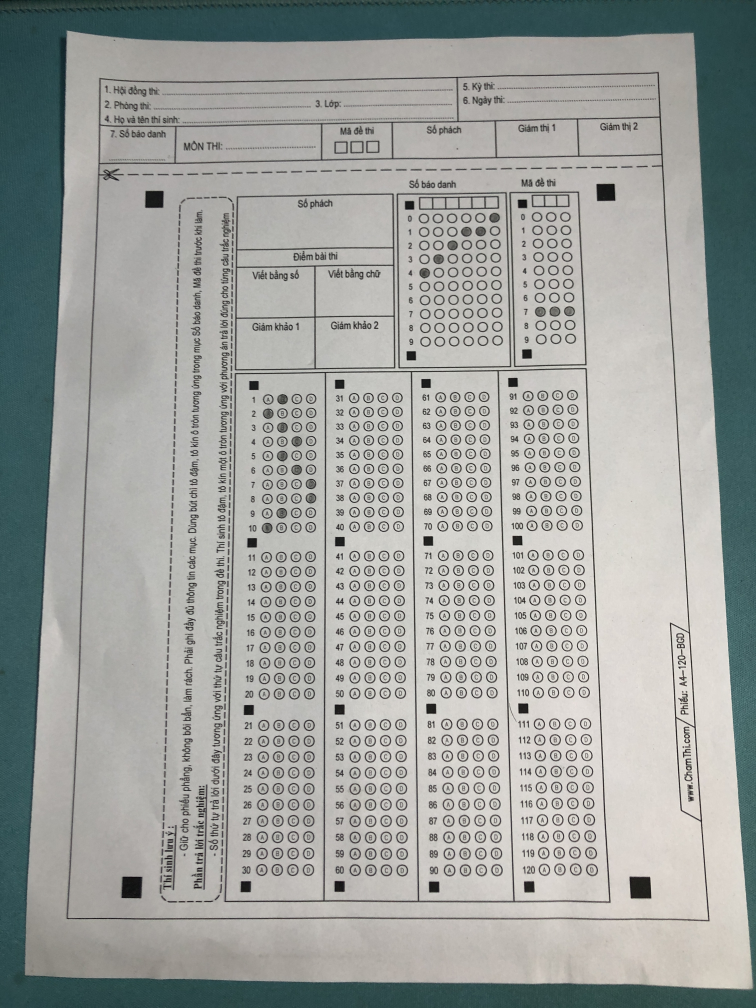
#> input picture IMG_6003.JPG, 3024 x 4032 px (shown at 1/4 size)
$ python chapter3.py
#> lines starting #> are read from the running program, lines starting #| are printed output that depends on the picture
import cv2

import numpy as np

img = cv2.imread('IMG_6003.JPG')
#> img is the input picture: shape (4032, 3024, 3); mean B, G, R 157.7, 161, 157.9
img_resize = cv2.resize(img, (800, 800))
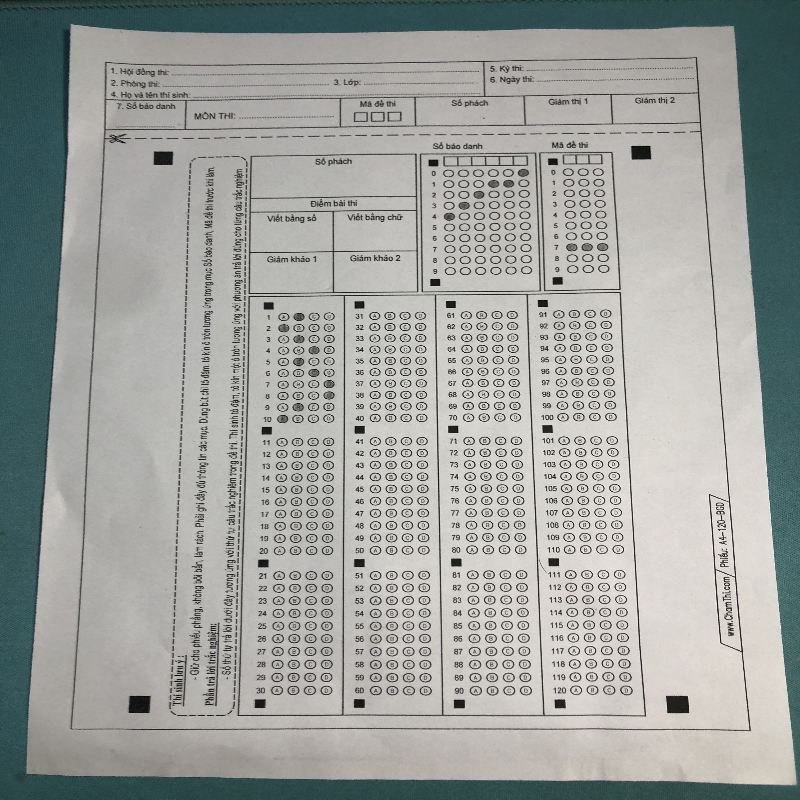
#> img_resize: shape (800, 800, 3); mean B, G, R 157.6, 160.9, 157.8
img_cropped = img[0:400, 400:800]
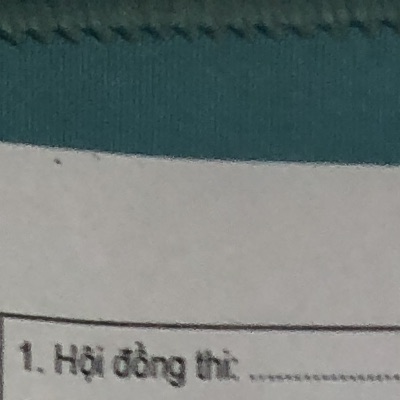
#> img_cropped: shape (400, 400, 3); mean B, G, R 120.5, 122.4, 112.9

cv2.imshow('Image', img_resize)
cv2.imshow('Image crop', img_cropped)

cv2.waitKey(0)

$ run again, with IMG_6004.JPG copied over IMG_6003.JPG
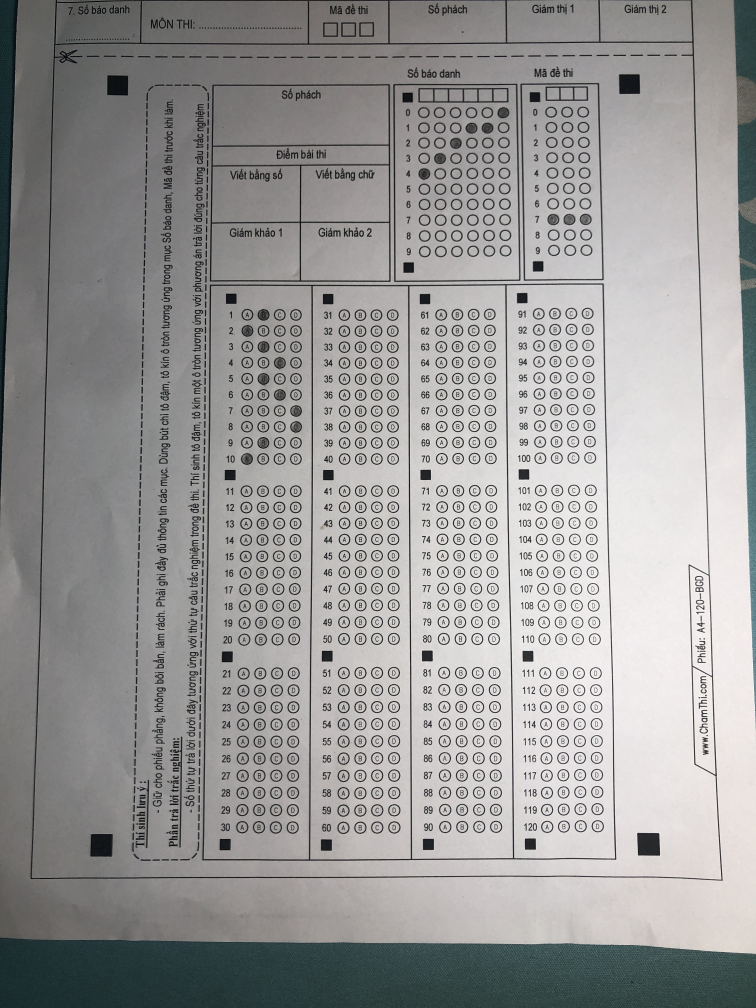
#> input picture IMG_6004.JPG, 3024 x 4032 px (shown at 1/4 size)
#> img is the input picture: shape (4032, 3024, 3); mean B, G, R 152.1, 152.9, 153.3
#> `img_resize = cv2.resize(img, (800, 800))`:
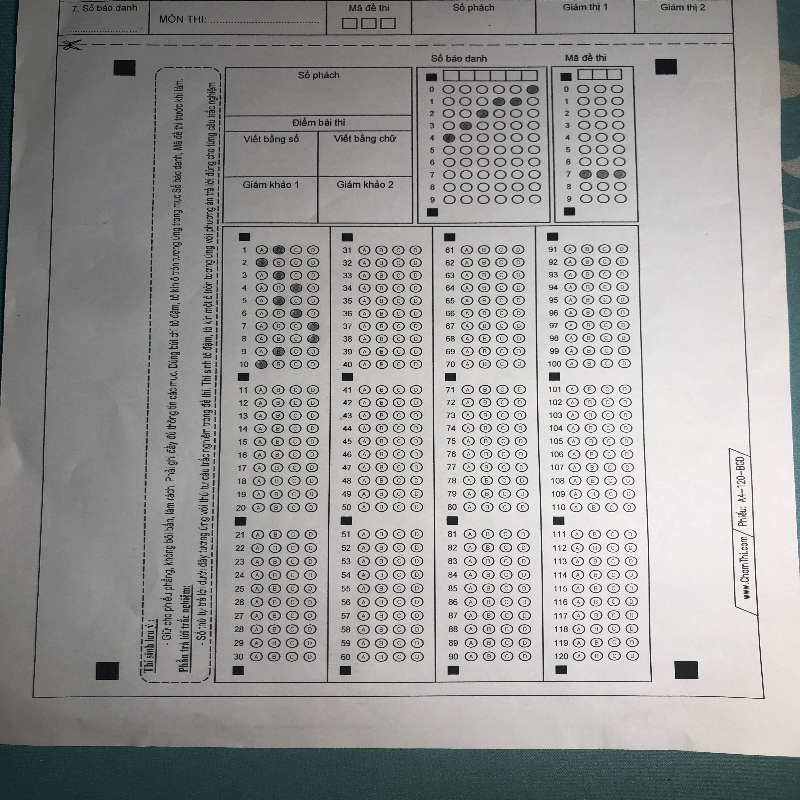
#> img_resize: shape (800, 800, 3); mean B, G, R 152, 152.8, 153.2
#> `img_cropped = img[0:400, 400:800]`:
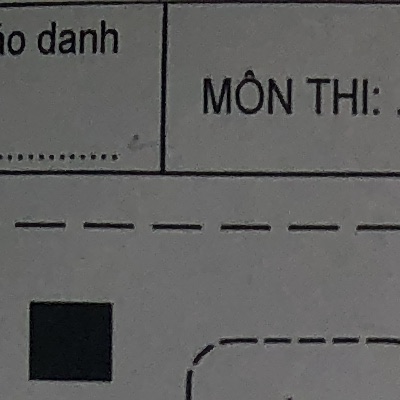
#> img_cropped: shape (400, 400, 3); mean B, G, R 95.5, 96.2, 96.3

$ run again, with IMG_6006.JPG copied over IMG_6003.JPG
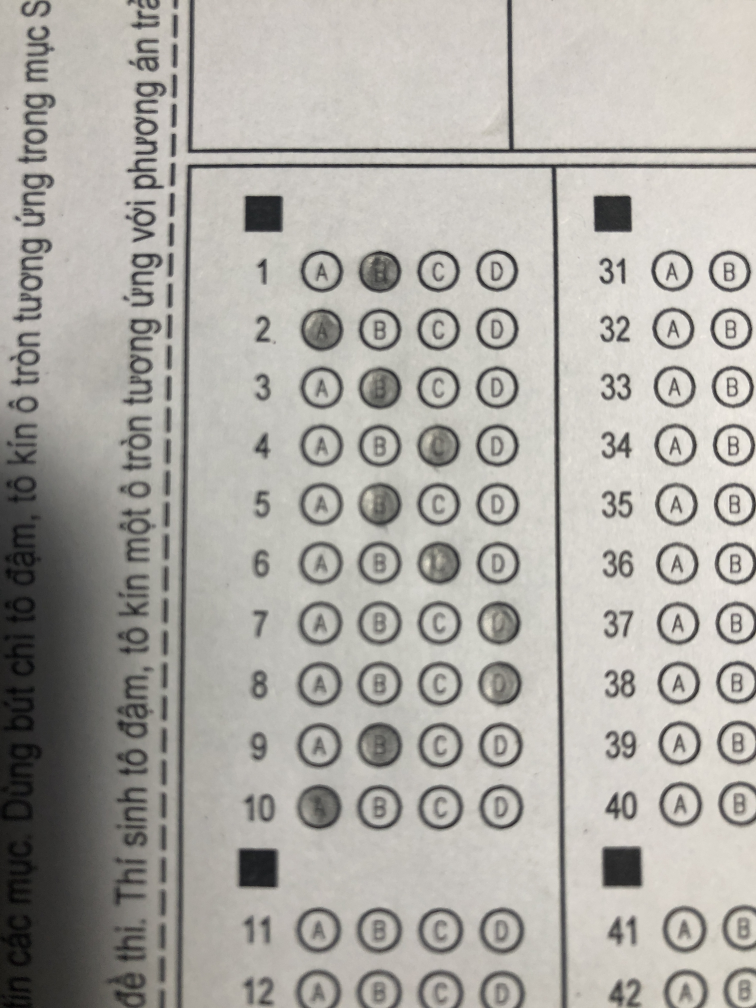
#> input picture IMG_6006.JPG, 3024 x 4032 px (shown at 1/4 size)
#> img is the input picture: shape (4032, 3024, 3); mean B, G, R 164.8, 170.2, 172.7
#> `img_resize = cv2.resize(img, (800, 800))`:
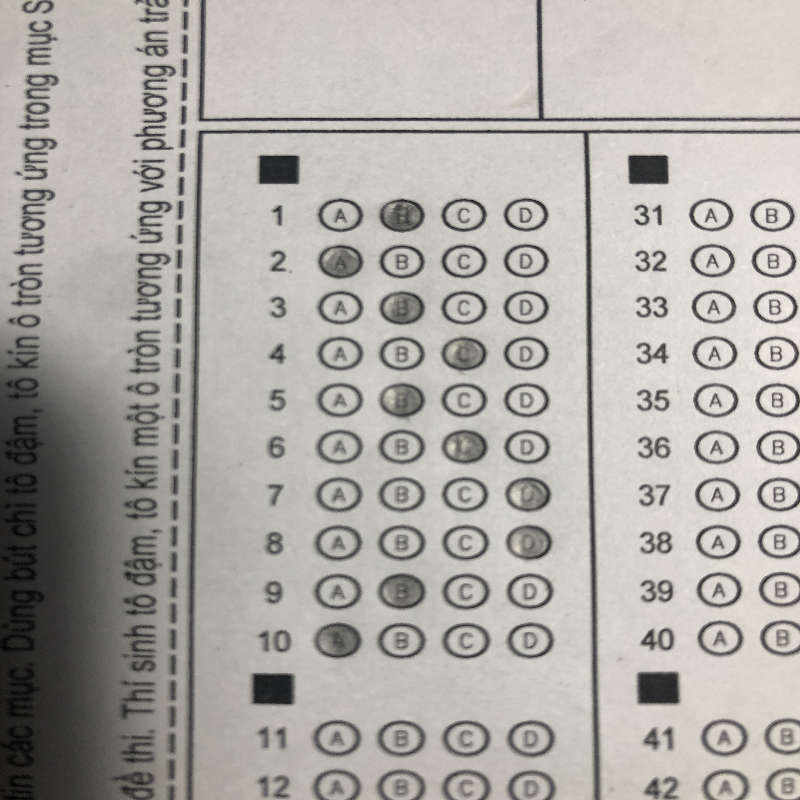
#> img_resize: shape (800, 800, 3); mean B, G, R 164.7, 170.1, 172.6
#> `img_cropped = img[0:400, 400:800]`:
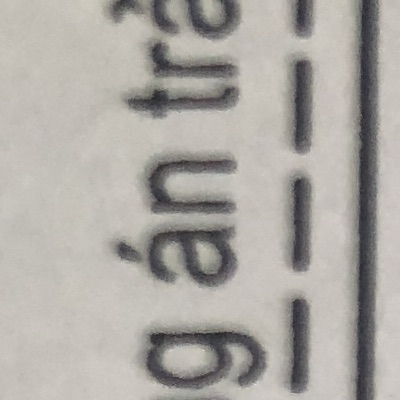
#> img_cropped: shape (400, 400, 3); mean B, G, R 162.7, 168, 171.5

$ run again, with IMG_6009.JPG copied over IMG_6003.JPG
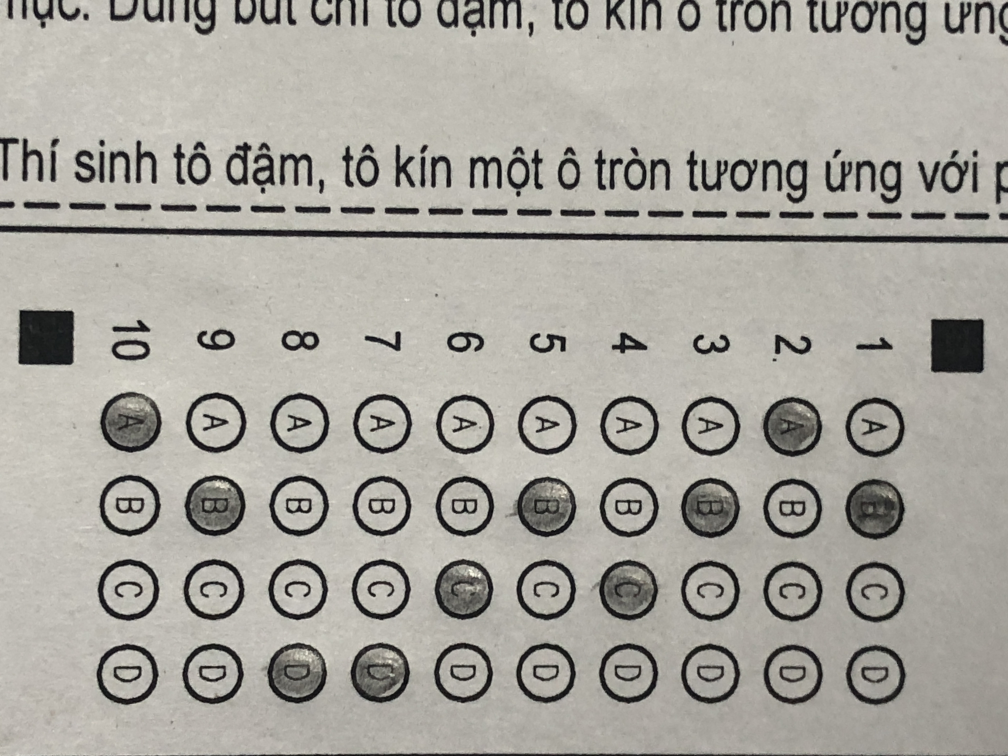
#> input picture IMG_6009.JPG, 4032 x 3024 px (shown at 1/4 size)
#> img is the input picture: shape (3024, 4032, 3); mean B, G, R 157.3, 164.5, 167.1
#> `img_resize = cv2.resize(img, (800, 800))`:
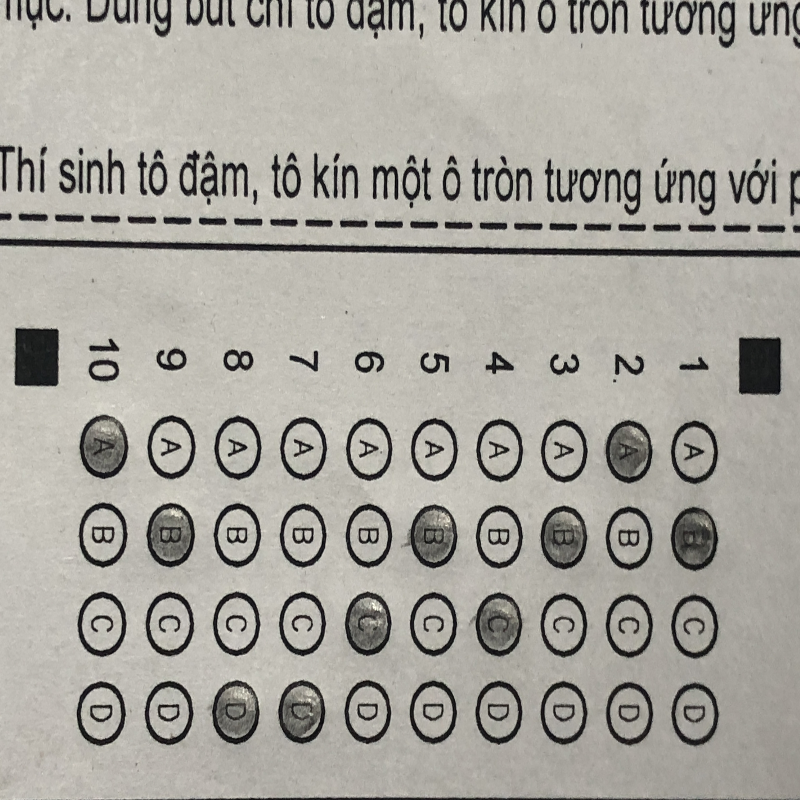
#> img_resize: shape (800, 800, 3); mean B, G, R 157.2, 164.4, 167
#> `img_cropped = img[0:400, 400:800]`:
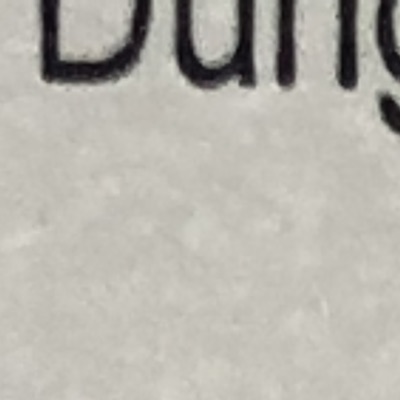
#> img_cropped: shape (400, 400, 3); mean B, G, R 172.4, 180.1, 182.9
